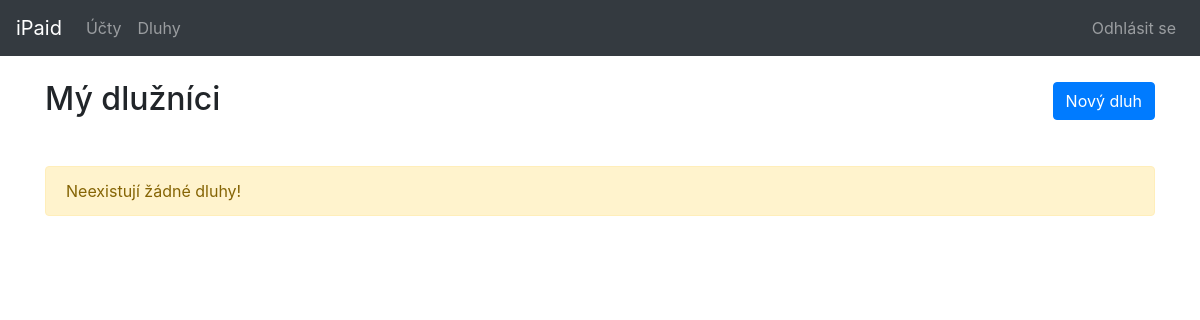
Before: /debts/ (signed in) with the older database file.
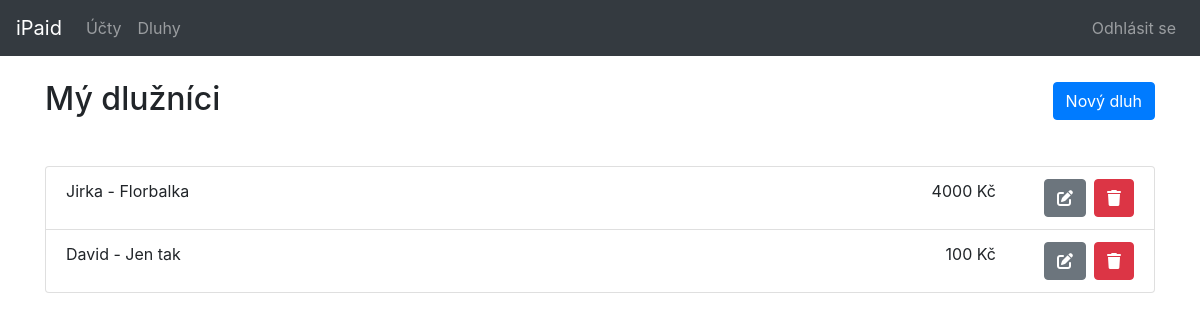
After: the same page with the newer database file.
### app/models.py (models this page shows)
class Debt(models.Model):
    user = models.ForeignKey(settings.AUTH_USER_MODEL, on_delete=models.CASCADE)
    name = models.CharField(max_length=50)
    amount = models.IntegerField(default=0)
    note = models.TextField()
    dateCreated = models.DateTimeField(default=timezone.now)

### app/views.py (the view)
# urls.py: path('debts/', app.views.debtsGetList, name='debtsGetList'),
@login_required(login_url='/accounts/login/')
def debtsGetList(request):
    debts = Debt.objects.filter(user_id=request.user.id).order_by('-dateCreated')
    return render(request, 'debts/getList.html', {'debts': debts})

### templates/debts/getList.html
{% extends "base_generic.html" %}
{% block content %}
    <div class="row">
        <div class="col-12 mt-4">
            <h2 class="mb-5">Mý dlužníci<span class="float-right"><a href="{% url 'newDebt' %}" class="btn btn-primary">Nový dluh</a></span>
            </h2>
            <div class="row">
                <div class="col-12">
                    {% if not debts %}
                        <div class="alert alert-warning" role="alert">Neexistují žádné dluhy!</div>
                    {% else %}
                        <ul class="list-group">
                            {% for debt in debts %}
                                <li class="list-group-item">
                                    {{ debt.name }} - {{ debt.note }}
                                    <div class="btn-toolbar float-right ml-5" role="toolbar"
                                         aria-label="Toolbar with button groups">
                                        <div class="btn-group mr-2" role="group" aria-label="Controls">
                                            <a href="{% url 'editDebt' debt.id %}" class="btn btn-secondary"
                                               data-toggle="tooltip" title="Editace dluhu"><i
                                                    class="fas fa-edit"></i></a>
                                        </div>
                                        <div class="btn-group" role="group" aria-label="Controls">
                                            <a href="{% url 'deleteDebt' debt.id %}" class="btn btn-danger"
                                               data-toggle="tooltip" title="Odstranit dluh"><i class="fas fa-trash"></i></a>
                                        </div>
                                    </div>
                                    <span class="float-right">{{ debt.amount }} Kč</span>
                                </li>
                            {% endfor %}
                        </ul>
                    {% endif %}
                </div>
            </div>
        </div>
    </div>
{% endblock %}

Changed rows visible on the page:
added Debt: name "Jirka", note "Florbalka", amount "4000"
added Debt: name "David", note "Jen tak", amount "100"
Other visible differences:
text no longer shown: "Neexistují žádné dluhy!"
